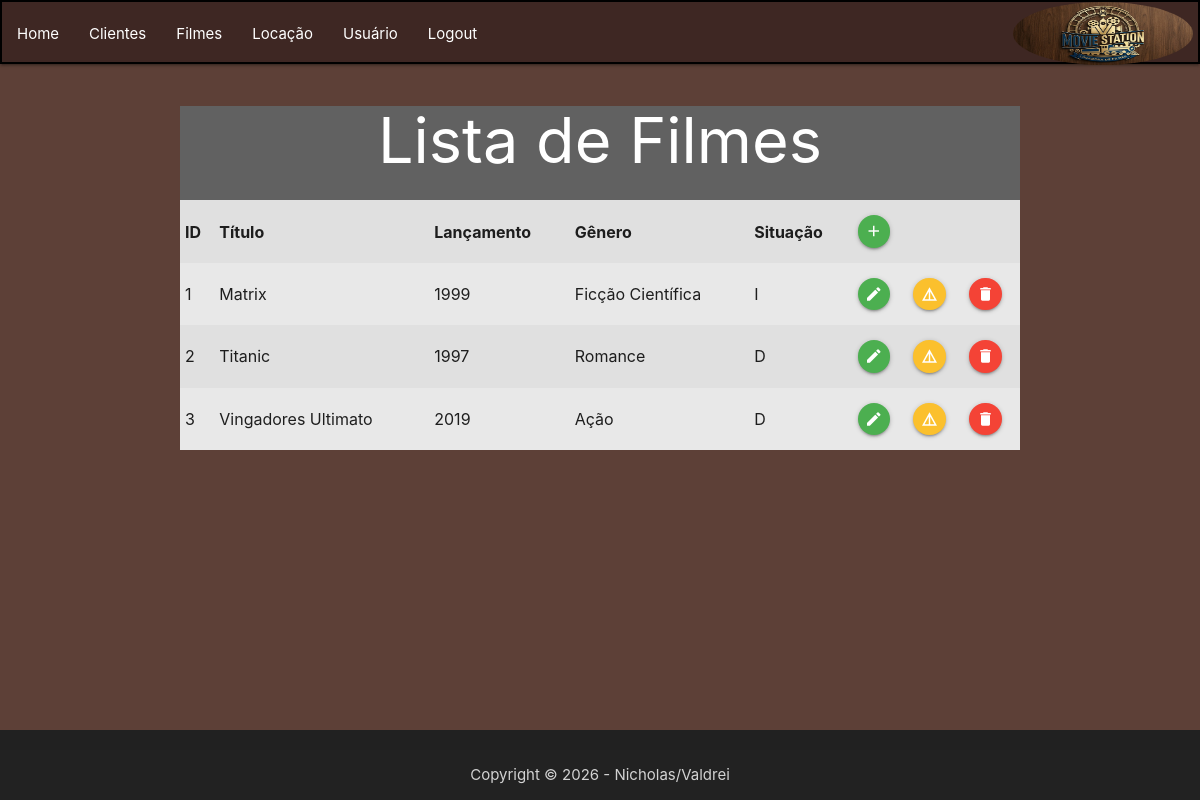
/VIEW/filme/lstfilme.php (signed in), run on the app's committed database.
### tables this page shows
CREATE TABLE `filmes` (
  `id` int(11) NOT NULL,
  `titulo` varchar(150) NOT NULL,
  `genero` varchar(50) NOT NULL,
  `lancamento` int(11) NOT NULL,
  `situacao` varchar(1) NOT NULL
);

### DAL/filme.php (called while the page is built, shortened)
<?php
    include_once $_SERVER['DOCUMENT_ROOT'] . '/Locadora/DAL/conexao.php';
    include_once $_SERVER['DOCUMENT_ROOT'] . '/Locadora/MODEL/filme.php';
    class Filme{
        public function Select(){
            $filmes = array();
            $sql = "SELECT * FROM filmes;";
            $con = Conexao::conectar();
            $registros = $con->query($sql);
            foreach($registros as $linha){
                $filme = new \MODEL\Filme();
                $filme->setId($linha['id']);
                $filme->setTitulo($linha['titulo']);
                $filme->setLancamento($linha['lancamento']);
                $filme->setGenero($linha['genero']);
                $filme->setSituacao($linha['situacao']);
                $filmes[] = $filme;
            }
            return $filmes;
        }
    }

### DAL/conexao.php (called while the page is built, shortened)
<?php
    class conexao {
        private static $dbNome = 'locadora';
        private static $dbHost = 'localhost';
        private static $dbUsuario = 'root';
        private static $dbSenha = '';
        private static $cont = null;
        public static function conectar(){
            if (self::$cont == null){
                try{
                    self::$cont = new PDO("mysql:host=" . self::$dbHost . ";dbname=" . self::$dbNome,
                    self::$dbUsuario , self::$dbSenha);
                }
                catch (\PDOException $exception) {
                    die ($exception->getMessage());
                }
            }
        return self::$cont;
        }
    public static function desconectar (){
        self::$cont = null;
        return self::$cont;
        }
    }
?>

### MODEL/filme.php (called while the page is built, shortened)
<?php
    class Filme{
        private ?int $id;
        private ?string $titulo;
        private ?string $genero;
        private ?int $lancamento;
        private ?string $situacao;
        public function getId(){return $this->id;}
        public function getTitulo(){return $this->titulo;}
        public function getGenero(){return $this->genero;}
        public function getLancamento(){return $this->lancamento;}
        public function getSituacao(){return $this->situacao;}
        public function setId(int $id){$this->id = $id;}
        public function setTitulo(string $titulo){$this->titulo = $titulo;}
        public function setGenero(string $genero){$this->genero = $genero;}
        public function setLancamento(int $lancamento){$this->lancamento = $lancamento;}
        public function setSituacao(string $situacao){$this->situacao = $situacao;}
    }
?>

### VIEW/filme/lstfilme.php (the view, shortened to what this page needs)
<?php
include_once $_SERVER['DOCUMENT_ROOT'] . '/Locadora/DAL/filme.php';
include_once $_SERVER['DOCUMENT_ROOT'] . '/Locadora/MODEL/filme.php';
include_once $_SERVER['DOCUMENT_ROOT'] . '/Locadora/VIEW/header.php';
include_once $_SERVER['DOCUMENT_ROOT'] . '/Locadora/VIEW/footer.php';
$dalFilme = new DAL\Filme();
?>
<!DOCTYPE html>
<html lang="pt-br">
<head>
    <link rel="stylesheet" href="https://cdnjs.cloudflare.com/ajax/libs/materialize/1.0.0/css/materialize.min.css">
</head>
<body class="brown darken-2">
    <div class="container center grey darken-2 white-text">
        <h1 class="center-align">Lista de Filmes</h1>
        <div class="row grey lighten-2 black-text">
            <table class="striped responsive-table hover: ">
                <thead>
                    <tr>
                        <th>ID</th>
                        <th>Título</th>
                        <th>Lançamento</th>
                        <th>Gênero</th>
                        <th>Situação</th>
                        <th> <a class="btn-floating btn-small waves-effect waves-light green">
                                <i class="material-icons"
                                    onclick="JavaScript:location.href='frmisfilme.php'">add</i>
                            </a></th>
                    </tr>
                </thead>
                <tbody>
                    <?php foreach ($dalFilme->Select() as $filme) { ?>
                        <tr>
                            <td><?php echo $filme->getId(); ?></td>
                            <td><?php echo $filme->getTitulo(); ?></td>
                            <td><?php echo $filme->getLancamento(); ?></td>
                            <td><?php echo $filme->getGenero(); ?></td>
                            <td><?php echo $filme->getSituacao(); ?></td>
                            <td> <a class="btn-floating btn-small waves-effect waves-light green">
                                    <i class="material-icons"
                                        onclick="JavaScript:location.href='frmedtfilme.php?id=<?php echo $filme->getId(); ?>'">edit</i>
                                </a></td>
                            <td> <a class="btn-floating btn-small waves-effect waves-light yellow darken-2">
                                    <i class="material-icons"
                                        onclick="JavaScript:location.href='frmdetfilme.php?id=<?php echo $filme->getId(); ?>'">details</i>
                                </a></td>
                            <td> <a class="btn-floating btn-small waves-effect red">
                                    <i class="material-icons"
                                        onclick="JavaScript: remover( <?php echo $filme->getId(); ?> )">delete</i>
                                </a></td>
                        </tr>
                    <?php } ?>
                </tbody>
            </table>
        </div>
    </div>
</body>
</html>

### data on the page
filmes: id "1", titulo "Matrix", lancamento "1999", genero "Ficção Científica", situacao "I"
filmes: id "2", titulo "Titanic", lancamento "1997", genero "Romance", situacao "D"
filmes: id "3", titulo "Vingadores Ultimato", lancamento "2019", genero "Ação", situacao "D"
